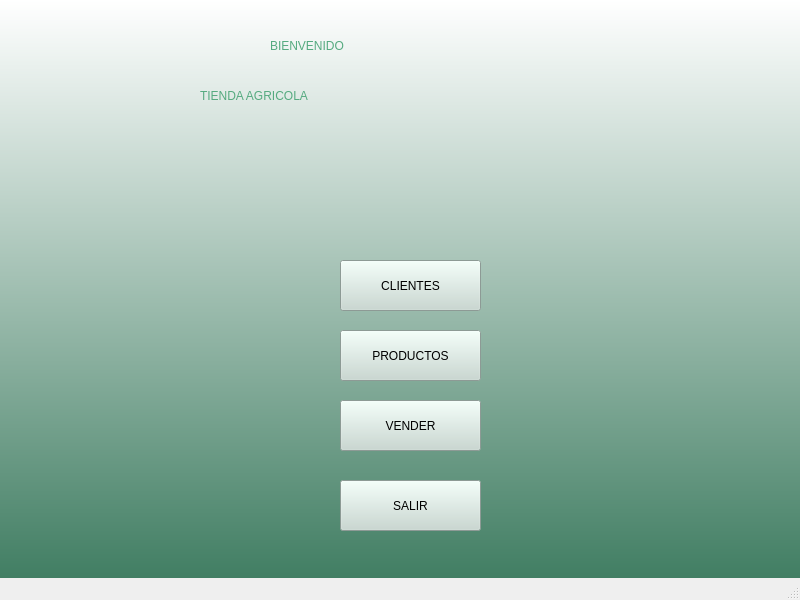
<?xml version="1.0" encoding="UTF-8"?>
<ui version="4.0">
 <class>MainWindow</class>
 <widget class="QMainWindow" name="MainWindow">
  <property name="geometry">
   <rect>
    <x>0</x>
    <y>0</y>
    <width>800</width>
    <height>600</height>
   </rect>
  </property>
  <property name="windowTitle">
   <string>Tienda Agricola</string>
  </property>
  <property name="styleSheet">
   <string notr="true">QWidget#centralwidget{
background-color: qlineargradient(spread:repeat, x1:1, y1:1, x2:1, y2:0, stop:0 rgba(65, 126, 99, 255), stop:1 rgba(255, 255, 255, 255));}</string>
  </property>
  <widget class="QWidget" name="centralwidget">
   <widget class="QPushButton" name="BotonCliente">
    <property name="geometry">
     <rect>
      <x>340</x>
      <y>260</y>
      <width>141</width>
      <height>51</height>
     </rect>
    </property>
    <property name="styleSheet">
     <string notr="true">font: 87 14pt &quot;Arial Black&quot;;
background-color: rgb(198, 216, 208);
selection-color: rgb(80, 136, 111);</string>
    </property>
    <property name="text">
     <string>CLIENTES</string>
    </property>
   </widget>
   <widget class="QPushButton" name="BotonProductos">
    <property name="geometry">
     <rect>
      <x>340</x>
      <y>330</y>
      <width>141</width>
      <height>51</height>
     </rect>
    </property>
    <property name="styleSheet">
     <string notr="true">font: 87 14pt &quot;Arial Black&quot;;
background-color: rgb(198, 216, 208);
selection-color: rgb(80, 136, 111);</string>
    </property>
    <property name="text">
     <string>PRODUCTOS</string>
    </property>
   </widget>
   <widget class="QPushButton" name="BotonVender">
    <property name="geometry">
     <rect>
      <x>340</x>
      <y>400</y>
      <width>141</width>
      <height>51</height>
     </rect>
    </property>
    <property name="styleSheet">
     <string notr="true">font: 87 14pt &quot;Arial Black&quot;;
background-color: rgb(198, 216, 208);
selection-color: rgb(80, 136, 111);</string>
    </property>
    <property name="text">
     <string>VENDER</string>
    </property>
   </widget>
   <widget class="QPushButton" name="BotonSalir">
    <property name="geometry">
     <rect>
      <x>340</x>
      <y>480</y>
      <width>141</width>
      <height>51</height>
     </rect>
    </property>
    <property name="styleSheet">
     <string notr="true">font: 87 14pt &quot;Arial Black&quot;;
background-color: rgb(198, 216, 208);
selection-color: rgb(80, 136, 111);</string>
    </property>
    <property name="text">
     <string>SALIR</string>
    </property>
   </widget>
   <widget class="QLabel" name="labelBienvenida">
    <property name="geometry">
     <rect>
      <x>270</x>
      <y>20</y>
      <width>311</width>
      <height>51</height>
     </rect>
    </property>
    <property name="styleSheet">
     <string notr="true">font: 87 30pt &quot;Arial Black&quot;;
color: rgb(85, 170, 127);</string>
    </property>
    <property name="text">
     <string>BIENVENIDO</string>
    </property>
   </widget>
   <widget class="QLabel" name="labelBienvenida_2">
    <property name="geometry">
     <rect>
      <x>200</x>
      <y>70</y>
      <width>431</width>
      <height>51</height>
     </rect>
    </property>
    <property name="styleSheet">
     <string notr="true">font: 87 30pt &quot;Arial Black&quot;;
color: rgb(85, 170, 127);</string>
    </property>
    <property name="text">
     <string>TIENDA AGRICOLA</string>
    </property>
   </widget>
   <widget class="QLabel" name="imagenuser">
    <property name="geometry">
     <rect>
      <x>240</x>
      <y>260</y>
      <width>71</width>
      <height>51</height>
     </rect>
    </property>
    <property name="styleSheet">
     <string notr="true">image: url(:/principal/user.jpg);</string>
    </property>
    <property name="text">
     <string/>
    </property>
   </widget>
   <widget class="QLabel" name="imagenproductos">
    <property name="geometry">
     <rect>
      <x>230</x>
      <y>330</y>
      <width>91</width>
      <height>51</height>
     </rect>
    </property>
    <property name="styleSheet">
     <string notr="true">image: url(:/principal/antibioticos.jpg);</string>
    </property>
    <property name="text">
     <string/>
    </property>
   </widget>
   <widget class="QLabel" name="imagenvender">
    <property name="geometry">
     <rect>
      <x>240</x>
      <y>400</y>
      <width>71</width>
      <height>51</height>
     </rect>
    </property>
    <property name="styleSheet">
     <string notr="true">image: url(:/principal/factura.jpg);</string>
    </property>
    <property name="text">
     <string/>
    </property>
   </widget>
   <widget class="QLabel" name="imagenSalir">
    <property name="geometry">
     <rect>
      <x>240</x>
      <y>480</y>
      <width>71</width>
      <height>51</height>
     </rect>
    </property>
    <property name="styleSheet">
     <string notr="true">image: url(:/principal/salir.jpg);</string>
    </property>
    <property name="text">
     <string/>
    </property>
   </widget>
   <widget class="QLabel" name="imagenIconoprincipal">
    <property name="geometry">
     <rect>
      <x>360</x>
      <y>130</y>
      <width>91</width>
      <height>61</height>
     </rect>
    </property>
    <property name="styleSheet">
     <string notr="true">image: url(:/principal/plagas.jpg);</string>
    </property>
    <property name="text">
     <string/>
    </property>
   </widget>
  </widget>
  <widget class="QMenuBar" name="menubar">
   <property name="geometry">
    <rect>
     <x>0</x>
     <y>0</y>
     <width>800</width>
     <height>21</height>
    </rect>
   </property>
  </widget>
  <widget class="QStatusBar" name="statusbar"/>
 </widget>
 <resources>
  <include location="iconos/iconos.qrc"/>
 </resources>
 <connections/>
</ui>
